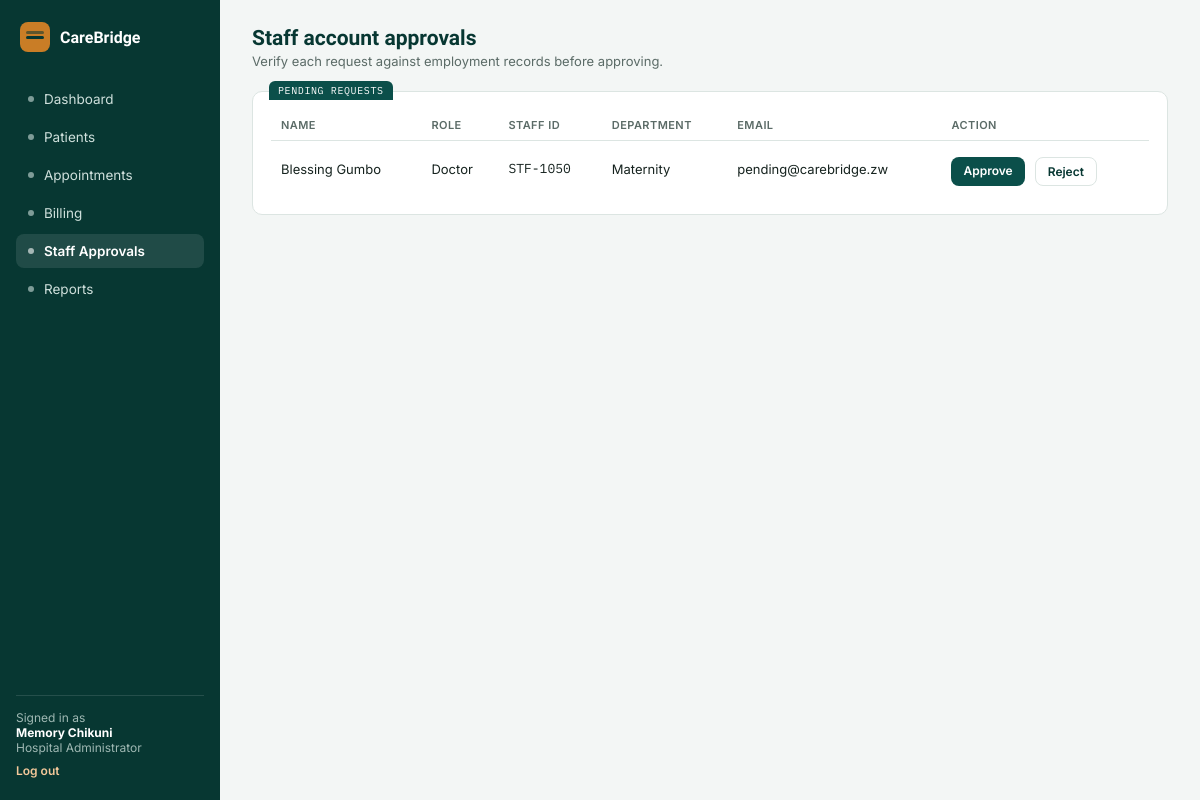
The page /staff/pending/ (signed in) on the database its author committed.
### accounts/models.py (models this page shows, shortened)
class User(AbstractUser):
    class Role(models.TextChoices):
        ADMIN = "ADMIN", "Hospital Administrator"
        DOCTOR = "DOCTOR", "Doctor"
        RECEPTIONIST = "RECEPTIONIST", "Receptionist"
    role = models.CharField(max_length=20, choices=Role.choices, default=Role.RECEPTIONIST)
    staff_id = models.CharField(max_length=20, unique=True, null=True, blank=True)
    department = models.CharField(max_length=100, blank=True)
    is_approved = models.BooleanField(
        default=False,
        help_text="Staff accounts must be approved by a Hospital Administrator before they can log in.",
    )

### accounts/views.py (the view)
# urls.py: path("staff/pending/", acc_views.pending_staff, name="pending_staff"),
@login_required
@user_passes_test(is_admin)
def pending_staff(request):
    pending = User.objects.filter(is_approved=False, role__in=[User.Role.DOCTOR, User.Role.RECEPTIONIST])
    return render(request, "accounts/pending_staff.html", {"pending": pending})

### accounts/views.py (called while the page is built)
def is_admin(user):
    return user.is_authenticated and user.role == User.Role.ADMIN

### templates/accounts/pending_staff.html
{% extends "base.html" %}
{% block content %}
<div class="topbar">
  <div><h1>Staff account approvals</h1><p>Verify each request against employment records before approving.</p></div>
</div>
<div class="card tab" data-tab="PENDING REQUESTS">
  {% if pending %}
  <table>
    <tr><th>Name</th><th>Role</th><th>Staff ID</th><th>Department</th><th>Email</th><th>Action</th></tr>
    {% for s in pending %}
    <tr>
      <td>{{ s.get_full_name }}</td>
      <td>{{ s.get_role_display }}</td>
      <td class="mono">{{ s.staff_id|default:"—" }}</td>
      <td>{{ s.department|default:"—" }}</td>
      <td>{{ s.email }}</td>
      <td class="actions">
        <a class="btn primary small" href="{% url 'approve_staff' s.id %}">Approve</a>
        <a class="btn ghost small" href="{% url 'reject_staff' s.id %}">Reject</a>
      </td>
    </tr>
    {% endfor %}
  </table>
  {% else %}
  <p style="color:var(--muted);">No pending staff requests right now.</p>
  {% endif %}
</div>
{% endblock %}

### templates/base.html (shortened to what this page needs)
{% load static %}
<!DOCTYPE html>
<html lang="en">
<head>
<link rel="stylesheet" href="{% static 'css/style.css' %}">
</head>
<body>
<div class="app">
  <aside class="sidebar">
    <div class="brand"><div class="mark"></div><span>CareBridge</span></div>
    {% if user.role == "ADMIN" %}
      <a class="nav-item {% if request.path == '/dashboard/' %}on{% endif %}" href="{% url 'dashboard' %}"><span class="dot"></span>Dashboard</a>
      <a class="nav-item {% if '/patients' in request.path %}on{% endif %}" href="{% url 'patient_list' %}"><span class="dot"></span>Patients</a>
      <a class="nav-item {% if '/appointments' in request.path %}on{% endif %}" href="{% url 'appointment_list' %}"><span class="dot"></span>Appointments</a>
      <a class="nav-item {% if '/billing' in request.path %}on{% endif %}" href="{% url 'invoice_list' %}"><span class="dot"></span>Billing</a>
      <a class="nav-item {% if '/staff/pending' in request.path %}on{% endif %}" href="{% url 'pending_staff' %}"><span class="dot"></span>Staff Approvals</a>
      <a class="nav-item {% if request.path == '/reports/' %}on{% endif %}" href="{% url 'reports' %}"><span class="dot"></span>Reports</a>
    {% endif %}
    <div class="sidebar-foot">
      Signed in as<br><b style="color:#fff;">{{ user.get_full_name|default:user.username }}</b><br>{{ user.get_role_display }}
      <a href="{% url 'logout' %}">Log out</a>
    </div>
  </aside>
  <main class="main">
    {% block content %}{% endblock %}
  </main>
</div>
</body>
</html>

### static/css/style.css (style rules this page uses)
:root { --bg:#F3F6F5; --surface:#FFFFFF; --primary:#0B4F4A; --primary-dark:#073732; --primary-tint:#E4EEEC; --accent:#C97D26; --accent-tint:#FBEEE0; --danger:#B23A48; --danger-tint:#F7E7E8; --text:#16231F; --muted:#5B6B67; --border:#DCE5E2; --radius:10px; }
* { box-sizing:border-box; }
body { margin:0;background:var(--bg);color:var(--text);font-family:'Inter',Arial,sans-serif;font-size:14px; }
h1,h2,h3 { font-family:'Sora',Arial,sans-serif; }
.mono { font-family:'IBM Plex Mono',monospace; }
a { color:inherit;text-decoration:none; }
.app { display:grid;grid-template-columns:220px 1fr;min-height:100vh; }
.sidebar { background:var(--primary-dark);color:#fff;padding:22px 16px;display:flex;flex-direction:column;gap:4px; }
.brand { display:flex;align-items:center;gap:10px;margin-bottom:26px;padding:0 4px; }
.brand .mark { width:30px;height:30px;border-radius:8px;background:var(--accent);position:relative;flex:none; }
.brand .mark::after { content:"";position:absolute;left:6px;top:14px;width:18px;height:3px;background:var(--primary-dark);border-radius:2px; }
.brand .mark::before { content:"";position:absolute;left:6px;top:9px;width:18px;height:3px;background:var(--primary-dark);border-radius:2px;opacity:.55; }
.brand span { font-family:'Sora',Arial,sans-serif;font-weight:600;font-size:16px;color:#fff; }
.nav-item { display:flex;align-items:center;gap:10px;padding:9px 12px;border-radius:8px;color:#CFE0DC;font-size:13.5px; }
.nav-item.on { background:rgba(255,255,255,.1);color:#fff;font-weight:600; }
.nav-item .dot { width:6px;height:6px;border-radius:50%;background:currentColor;opacity:.6;flex:none; }
.sidebar-foot { margin-top:auto;padding-top:14px;border-top:1px solid rgba(255,255,255,.12);font-size:12px;color:#9FB8B3; }
.sidebar-foot a { display:block;margin-top:8px;color:#F3C89A;font-weight:600; }
.main { padding:26px 32px;max-width:1100px; }
.topbar { display:flex;justify-content:space-between;align-items:flex-start;margin-bottom:22px;flex-wrap:wrap;gap:12px; }
.topbar h1 { font-size:21px;margin:0 0 3px;color:var(--primary-dark); }
.topbar p { margin:0;color:var(--muted);font-size:13px; }
.card { background:var(--surface);border:1px solid var(--border);border-radius:var(--radius);position:relative;padding:18px;margin-bottom:16px; }
.card.tab::before { content:attr(data-tab);position:absolute;top:-11px;left:16px;background:var(--primary);color:#fff;font-family:'IBM Plex Mono',monospace;font-size:10px;letter-spacing:.06em;padding:3px 9px;border-radius:6px 6px 0 0; }
table { width:100%;border-collapse:collapse;font-size:13px; }
th { text-align:left;color:var(--muted);font-weight:600;font-size:11px;text-transform:uppercase;letter-spacing:.04em;padding:8px 10px;border-bottom:1px solid var(--border); }
td { padding:10px;border-bottom:1px solid var(--border); }
tr:last-child td { border-bottom:none; }
.btn { border:none;border-radius:8px;padding:11px 20px;font-size:13.5px;font-weight:600;cursor:pointer;font-family:'Inter',Arial,sans-serif;display:inline-block; }
.btn.primary { background:var(--primary);color:#fff; }
.btn.ghost { background:transparent;color:var(--primary-dark);border:1px solid var(--border); }
.btn.small { padding:6px 12px;font-size:12px; }
.actions { display:flex;gap:10px;margin-top:6px;flex-wrap:wrap; }

### rows shown on the page
User: get_full_name "Memory Chikuni", role "Hospital Administrator"
User: get_full_name "Blessing Gumbo", role "Doctor", staff_id "STF-1050", department "Maternity", email "pending@carebridge.zw"
